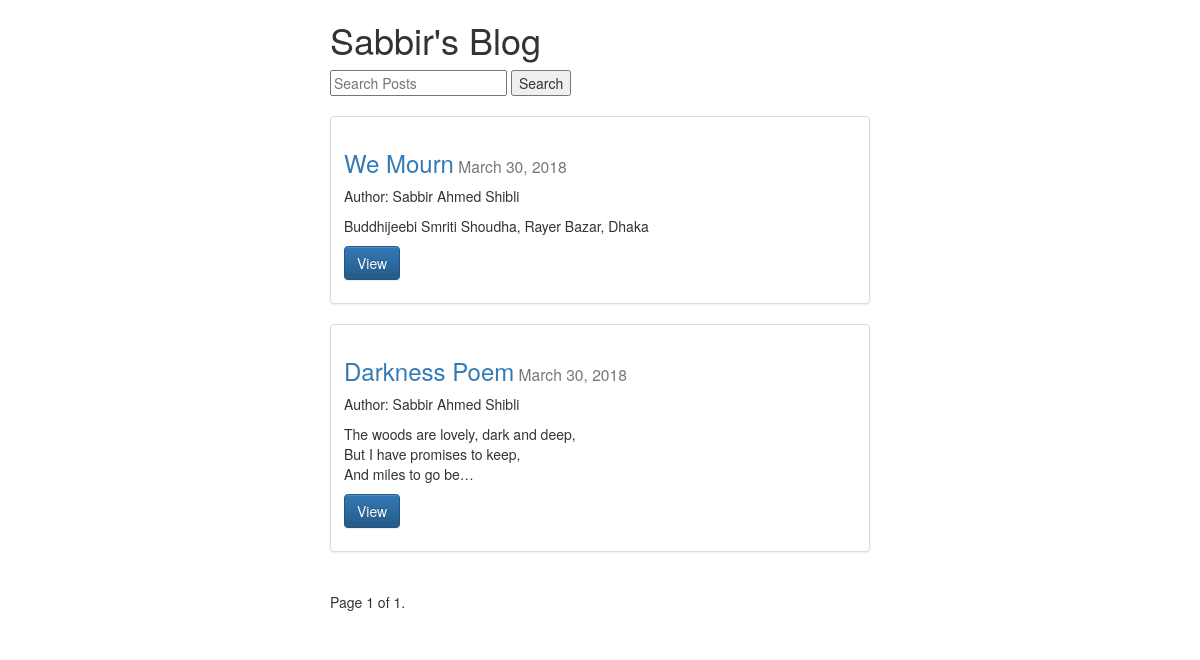
/posts/, run on the app's committed database.
### posts/models.py (models this page shows, shortened)
class Post(models.Model):
	user = models.ForeignKey(settings.AUTH_USER_MODEL, default=1, on_delete=models.DO_NOTHING)
	title = models.CharField(max_length = 120)
	slug = models.SlugField(unique=True)
	image = models.ImageField(upload_to=upload_location, null=True, blank=True, height_field="height_field", width_field="width_field")
	height_field = models.IntegerField(default=0)
	width_field = models.IntegerField(default=0)
	content = models.TextField(max_length = 500)
	draft = models.BooleanField(default=False)
	publish = models.DateField(auto_now=False, auto_now_add=False)
	updated = models.DateTimeField(auto_now=True, auto_now_add=False)
	timestamp = models.DateTimeField(auto_now=False, auto_now_add=True)
	objects = PostManager()
	def get_absolute_url(self):
		return reverse("posts:detail", kwargs={"id": self.id})
	class Meta:
		ordering = ["-id", "-timestamp", "-updated"]

### posts/views.py (the view)
def post_list(request):
	today = timezone.now().date()
	queryset_list = Post.objects.active() #.order_by("-timestamp")
	if request.user.is_staff or request.user.is_superuser:
		queryset_list = Post.objects.all()
	query = request.GET.get("q")
	if query:
		queryset_list = queryset_list.filter(title__icontains=query)
	paginator = Paginator(queryset_list, 5) # Show 25 contacts per page
	page_request_var = "page"
	page = request.GET.get(page_request_var)
	queryset = paginator.get_page(page)
	context = {
		"title": "List",
		"object_list": queryset,
		"page_request_var": page_request_var,
		"today": today,
	}
	return render(request, "post_list.html", context)

### posts/models.py (called while the page is built)
	def active(self, *args, **kwargs):
		return super(PostManager, self).filter(draft=False).filter(publish__lte=timezone.now())

### templates/post_list.html (shortened to what this page needs)
{% extends "base.html" %}
{% block content %}
<div class='col-sm-6 col-sm-offset-3'>
  <h1>Sabbir's Blog</h1>
<form class="" action="" method="GET">
  <input type="text" name="q" value="{{ request.GET.q }}" placeholder="Search Posts">
  <input type="submit" name="" value="Search">
</form>
<br>
  {% for obj in object_list %}
<div class="row">
    <div class="col-sm-12">
      <div class="thumbnail">
        <div class="caption">
          <h3><a href='{{ obj.get_absolute_url }}'>{{ obj.title }}</a><small>  {{ obj.publish }}</small></h3>
          {% if obj.user.get_full_name %}<p>Author: {{ obj.user.get_full_name }}</p>{% endif %}
          <p>{{ obj.content|linebreaks|truncatechars:100 }}</p>
          <p><a href="{{ obj.get_absolute_url }}" class="btn btn-primary" role="button">View</a></p>
        </div>
      </div>
    </div>
  </div>
  {% endfor %}
  <div class="pagination">
    <span class="step-links">
        <span class="current">
            Page {{ object_list.number }} of {{ object_list.paginator.num_pages }}.
        </span>
    </span>
</div>
</div>
{% endblock content %}

### templates/base.html (shortened to what this page needs)
{% load staticfiles %}
<!DOCTYPE html>
<html>
  <head>
  </head>
<link rel="stylesheet" href="https://maxcdn.bootstrapcdn.com/bootstrap/3.3.7/css/bootstrap.min.css">
<link rel="stylesheet" href="https://maxcdn.bootstrapcdn.com/bootstrap/3.3.7/css/bootstrap-theme.min.css">
  <link rel="stylesheet" href='{% static "css/base.css" %}'>
  <body>
    <div class="container">
      {% block content %}
      {% endblock content %}
    </div>
  </body>
</html>
<link rel="stylesheet" href="https://maxcdn.bootstrapcdn.com/bootstrap/3.3.7/css/bootstrap.min.css">
<link rel="stylesheet" href="https://maxcdn.bootstrapcdn.com/bootstrap/3.3.7/css/bootstrap-theme.min.css">

### static/css/base.css (style rules this page uses)
h1 { color: red; }

### data on the page
Post: title "We Mourn", publish "March 30, 2018", user.get_full_name "Sabbir Ahmed Shibli", content "Buddhijeebi Smriti Shoudha, Rayer Bazar, Dhaka"
Post: title "Darkness Poem", publish "March 30, 2018", user.get_full_name "Sabbir Ahmed Shibli", content "The woods are lovely, dark and deep, But I have promises to keep, And miles to go be…"

### other printed values
{{ object_list.number }} "1"
{{ object_list.paginator.num_pages }} "1"
